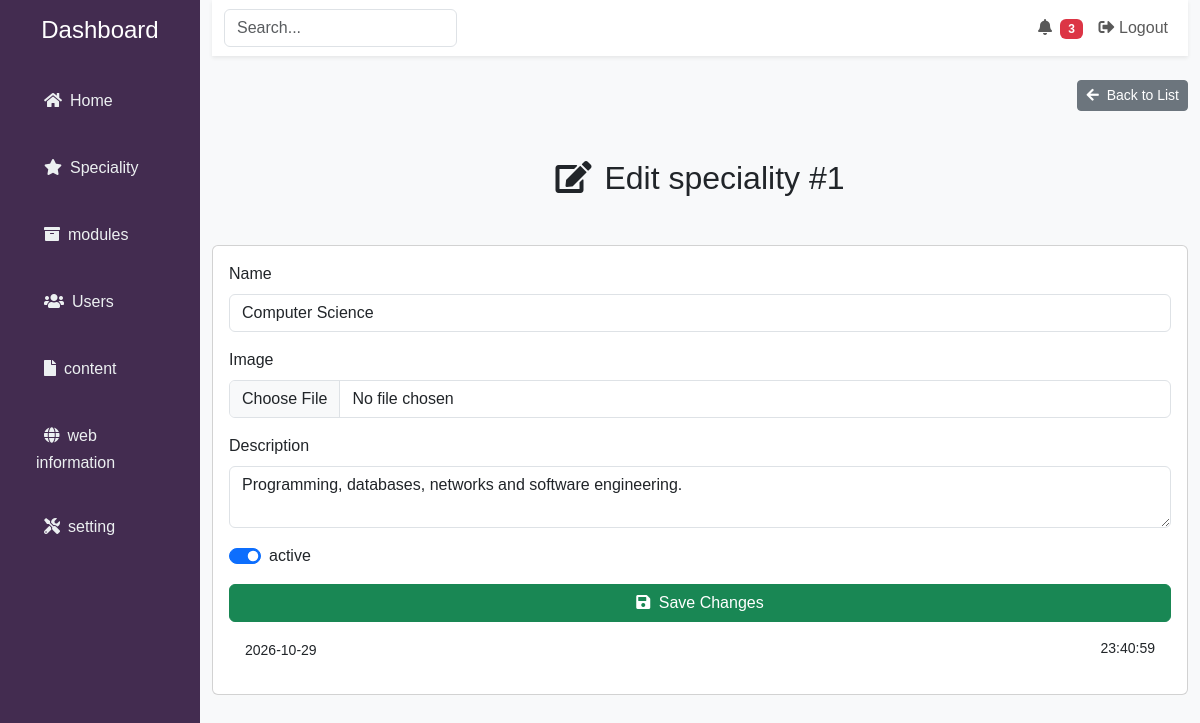
Screenshot of /admin/sp_controleur.php?edit=1 with the database file from the repository.
### tables this page shows
CREATE TABLE `spc` (
  `id` int(10) UNSIGNED NOT NULL,
  `sname` varchar(150) NOT NULL,
  `disc` text DEFAULT NULL,
  `url_image` varchar(255) DEFAULT NULL,
  `active` tinyint(1) NOT NULL DEFAULT 1,
  `creat_at` datetime DEFAULT NULL,
  `update_at` datetime DEFAULT NULL
);

### admin/sp_controleur.php (the view, shortened to what this page needs)
<?php
require_once 'conf/connection.php';
$editMode = false;
if (isset($_GET['edit'])) {
    $id = intval($_GET['edit']);
    $sql = $conn->prepare('SELECT * FROM spc WHERE id = ?');
    $sql->bind_param('i', $id);
    $sql->execute();
    $res = $sql->get_result();
    if ($res->num_rows === 1) {
        $spc = $res->fetch_assoc();
        $editMode = true;
    }
}
?>
<!DOCTYPE html>
<html lang="en">
<?php
require_once 'conf/header.php'; ?>
<body>
    <div class="container-fluid">
        <div class="row ">
            <?php require_once 'conf/sidebar.php' ?>
            <div class="col">
                <?php require_once 'conf/navbar.php' ?>
                <div class="text-end my-3">
                    <a href="spc.php" class="btn btn-secondary btn-sm">
                        <i class="fas fa-arrow-left me-1"></i> Back to List
                    </a>
                </div>
                <h2 class="text-center m-5">
                    <i class="fas fa-<?= $editMode ? 'edit' : 'user-plus' ?> me-1"></i>
                    <?= $editMode ? 'Edit speciality #' . $spc['id'] : 'Add New speciality' ?>
                    </h2>
                <div class="card">
                        <div class="card-body">
                            <form action="" method="POST" enctype="multipart/form-data">
                            <div class="mb-3">
                                <label class="form-label">Name</label>
                                <input type="text" name="sname" class="form-control"
                                    value="<?= $spc['sname'] ?? '' ?>" placeholder="Enter speciality "
                                    required>
                            </div>
                            <div class="mb-3">
                                <label class="form-label">Image</label>
                                <input type="file" name="url_image" class="form-control"
                                    accept="*.jpg,*.jpeg ,*.png ,*.gif ">
                            </div>
                            <div class="mb-3">
                                <label class="form-label">Description</label>
                                    <textarea name="disc" id="disc" placeholder="write description" class="form-control"><?= $spc['disc'] ?? '' ?></textarea>
                            </div>
                            <div class="mb-3">
                                <div class="form-check form-switch">
                                    <input class="form-check-input" name="active" type="checkbox" id="checkactive" value="1"
                                        <?= (isset($spc['active']) ? $spc['active'] : '1') ? 'checked' : '' ?> >
                                    <label class="form-check-label" for="checkactive"> active</label>
                                </div>
                            </div>
                            <div class="d-grid">
                                <button type="submit" class="btn btn-<?= $editMode ? 'success' : 'primary' ?>">
                                    <i class="fas fa-<?= $editMode ? 'save' : 'plus' ?> me-1"></i>
                                    <?= $editMode ? 'Save Changes' : 'Add Speciality' ?>
                                </button>
                            </div>
                        </form>
                        <div class="m-3">
                            <small><?= date('Y-m-d') ?></small>
                            <small class="float-end"><?= date('H:i:s') ?></small>
                        </div>
                    </div>
                </div>
            </div>
        </div>
    </div>
</body>
</html>

### admin/css/style.css (style rules this page uses)
body { background: rgb(255, 254, 254); }

### admin/conf/header.php (style rules this page uses)
body { background: #f8f9fa; font-family: Verdana, Geneva, sans-serif; }

### rows the page displays
spc: id "1", sname "Computer Science", disc "Programming, databases, networks and software engineering.", active "☑"
